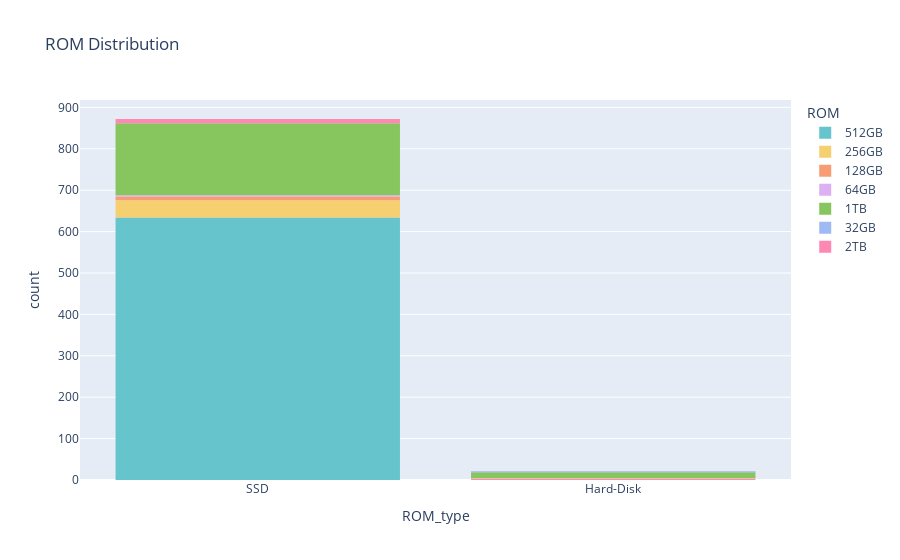

Notebook cell for this chart:
### Markdown cell above
The Distribution of ROM is Based on RAM Size and Type.

### Code cell
plt = px.histogram(df, x='ROM_type', color='ROM', title="ROM Distribution", color_discrete_sequence=px.colors.qualitative.Pastel )
plt.show()

### Figure 1 — Plotly figure (JSON) as saved in the notebook; plotly's stock layout.template omitted (floating-point values rounded to 4 significant figures; data arrays with more than 128 entries replaced by an {"elided": "..."} marker saying what was removed)
{"data": [{"alignmentgroup": "True", "bingroup": "x", "hovertemplate": "ROM=512GB<br>ROM_type=%{x}<br>count=%{y}<extra></extra>", "legendgroup": "512GB", "marker": {"color": "rgb(102, 197, 204)", "pattern": {"shape": ""}}, "name": "512GB", "offsetgroup": "512GB", "orientation": "v", "showlegend": true, "type": "histogram", "x": {"elided": "634 str values"}, "xaxis": "x", "yaxis": "y"}, {"alignmentgroup": "True", "bingroup": "x", "hovertemplate": "ROM=256GB<br>ROM_type=%{x}<br>count=%{y}<extra></extra>", "legendgroup": "256GB", "marker": {"color": "rgb(246, 207, 113)", "pattern": {"shape": ""}}, "name": "256GB", "offsetgroup": "256GB", "orientation": "v", "showlegend": true, "type": "histogram", "x": ["SSD", "SSD", "SSD", "SSD", "SSD", "SSD", "SSD", "SSD", "SSD", "SSD", "SSD", "SSD", "SSD", "SSD", "SSD", "SSD", "SSD", "SSD", "SSD", "SSD", "SSD", "SSD", "SSD", "SSD", "SSD", "SSD", "SSD", "SSD", "SSD", "SSD", "SSD", "SSD", "SSD", "SSD", "SSD", "SSD", "SSD", "SSD", "SSD", "SSD", "SSD", "SSD"], "xaxis": "x", "yaxis": "y"}, {"alignmentgroup": "True", "bingroup": "x", "hovertemplate": "ROM=128GB<br>ROM_type=%{x}<br>count=%{y}<extra></extra>", "legendgroup": "128GB", "marker": {"color": "rgb(248, 156, 116)", "pattern": {"shape": ""}}, "name": "128GB", "offsetgroup": "128GB", "orientation": "v", "showlegend": true, "type": "histogram", "x": ["SSD", "Hard-Disk", "SSD", "SSD", "Hard-Disk", "SSD", "Hard-Disk", "SSD", "SSD", "SSD", "SSD", "SSD"], "xaxis": "x", "yaxis": "y"}, {"alignmentgroup": "True", "bingroup": "x", "hovertemplate": "ROM=64GB<br>ROM_type=%{x}<br>count=%{y}<extra></extra>", "legendgroup": "64GB", "marker": {"color": "rgb(220, 176, 242)", "pattern": {"shape": ""}}, "name": "64GB", "offsetgroup": "64GB", "orientation": "v", "showlegend": true, "type": "histogram", "x": ["Hard-Disk", "SSD", "Hard-Disk", "SSD", "SSD"], "xaxis": "x", "yaxis": "y"}, {"alignmentgroup": "True", "bingroup": "x", "hovertemplate": "ROM=1TB<br>ROM_type=%{x}<br>count=%{y}<extra></extra>", "legendgroup": "1TB", "marker": {"color": "rgb(135, 197, 95)", "pattern": {"shape": ""}}, "name": "1TB", "offsetgroup": "1TB", "orientation": "v", "showlegend": true, "type": "histogram", "x": {"elided": "188 str values"}, "xaxis": "x", "yaxis": "y"}, {"alignmentgroup": "True", "bingroup": "x", "hovertemplate": "ROM=32GB<br>ROM_type=%{x}<br>count=%{y}<extra></extra>", "legendgroup": "32GB", "marker": {"color": "rgb(158, 185, 243)", "pattern": {"shape": ""}}, "name": "32GB", "offsetgroup": "32GB", "orientation": "v", "showlegend": true, "type": "histogram", "x": ["Hard-Disk", "Hard-Disk"], "xaxis": "x", "yaxis": "y"}, {"alignmentgroup": "True", "bingroup": "x", "hovertemplate": "ROM=2TB<br>ROM_type=%{x}<br>count=%{y}<extra></extra>", "legendgroup": "2TB", "marker": {"color": "rgb(254, 136, 177)", "pattern": {"shape": ""}}, "name": "2TB", "offsetgroup": "2TB", "orientation": "v", "showlegend": true, "type": "histogram", "x": ["SSD", "SSD", "SSD", "SSD", "SSD", "SSD", "SSD", "SSD", "SSD", "SSD"], "xaxis": "x", "yaxis": "y"}], "layout": {"barmode": "relative", "legend": {"title": {"text": "ROM"}, "tracegroupgap": 0}, "title": {"text": "ROM Distribution"}, "xaxis": {"anchor": "y", "domain": [0, 1], "title": {"text": "ROM_type"}}, "yaxis": {"anchor": "x", "domain": [0, 1], "title": {"text": "count"}}}}
